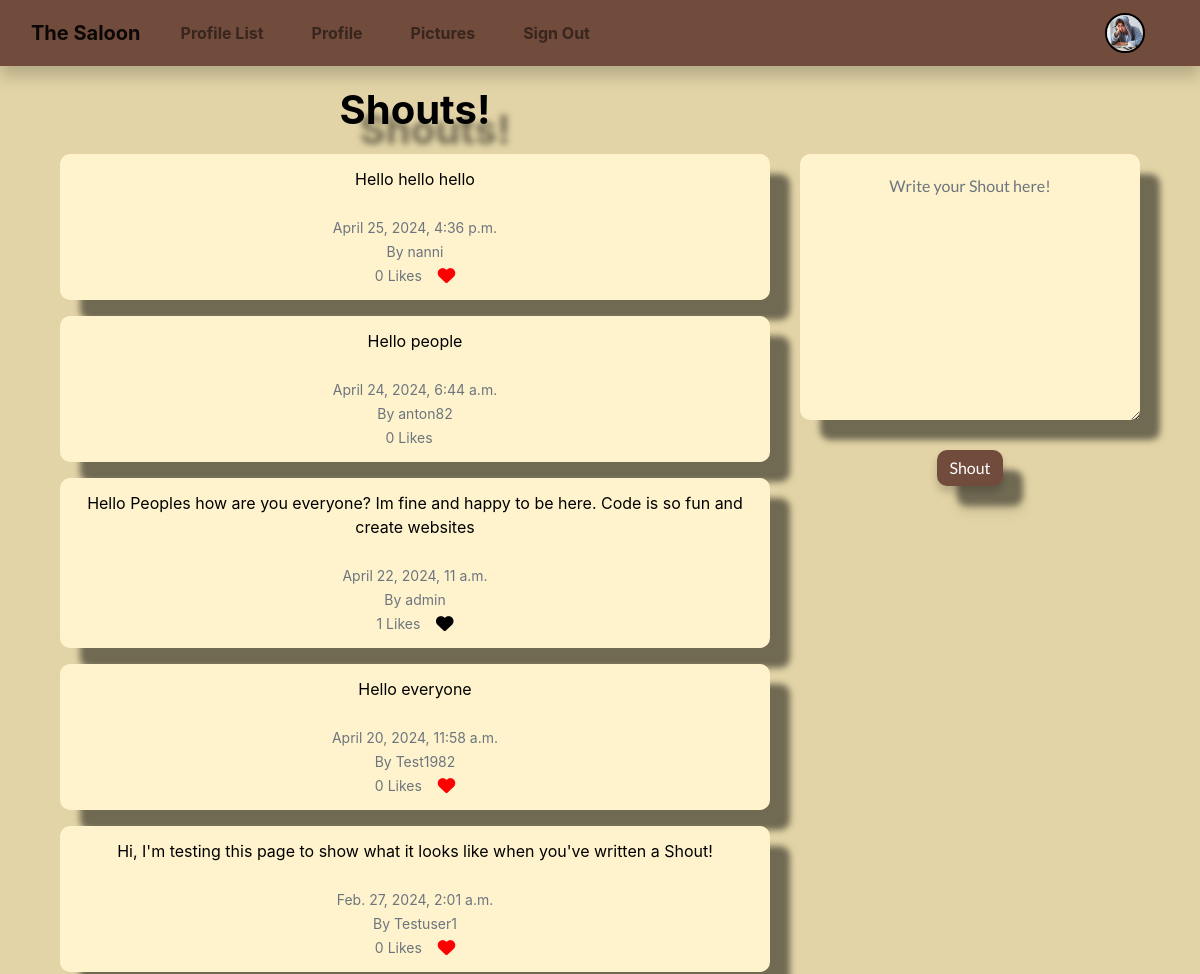
The app's page /home/ (signed in, upper part), older data.
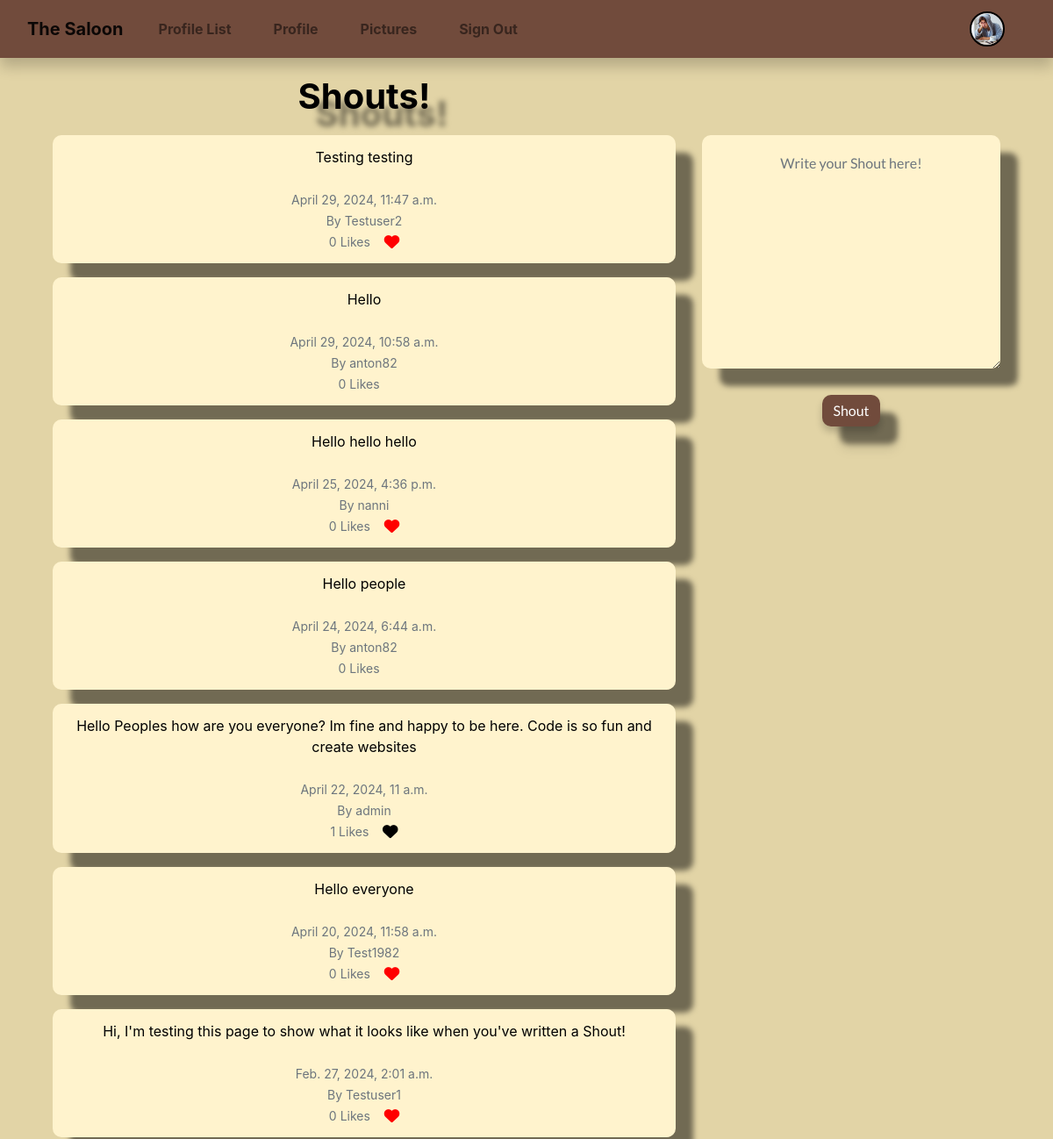
The same page, newer data.
### the_saloon/models.py (models this page shows, shortened)
class Shout(models.Model):
    user = models.ForeignKey(
        User, related_name="shouts",
        on_delete=models.CASCADE
    )
    body = models.CharField(max_length=200)
    created_at = models.DateTimeField(auto_now_add=True)
    likes = models.ManyToManyField(User, related_name="shout_like", blank=True)
    def number_of_likes(self):
        return self.likes.count()

### the_saloon/views.py (the view, shortened to what this page needs)
# urls.py: path('home/', login_required(views.home), name='home'),
def home(request):
    if request.user.is_authenticated:
        form = ShoutForm(request.POST or None)
        shouts = Shout.objects.all().order_by("-created_at")
        return render(request, 'home.html', {"shouts": shouts, "form": form})
    else:
        shouts = Shout.objects.all().order_by("-created_at")
        return render(request, 'home.html', {"shouts": shouts})

### the_saloon/forms.py
class ShoutForm(forms.ModelForm):
    class Meta:
        model = Shout
        fields = ['body']
        widgets = {
            'body': forms.Textarea(attrs={
                'placeholder': 'Write your Shout here!',
                'class': 'form-control'})
        }
    def __init__(self, *args, user=None, **kwargs):
        super(ShoutForm, self).__init__(*args, **kwargs)
        self.user = user

### the_saloon/templates/home.html (shortened to what this page needs)
{% extends 'base.html' %}
{% block content %}
<div class="container">
    <div class="container text-center">
    <div class="row home">
        <div class="col-md-8 col-md-offset-2">
            <h1 class="home">Shouts!</h1>
            {% for shout in shouts %}
                <div class="alert" role="alert">
                    {{ shout.body }}<br/><br/>
                    <small class="text-muted">
                        {{ shout.created_at }}
                        <br/>
                        By {{ shout.user.username }}
                        <br/>
                        {{ shout.number_of_likes }} Likes
                        &nbsp;&nbsp;
                        {% if user != shout.user %}
                            {% if user in shout.likes.all %}
                                <a href="{% url 'shout_like' shout.id %}">
                                    </a>
                            {% else %}
                                <a href="{% url 'shout_like' shout.id %}">
                                    </a>
                            {% endif %}
                        {% endif %}
                    </small>
                </div>
            {% endfor %}
        </div>
        <div class="home col-md-4">
            {% if form %}
            <form method=POST style="font-family: Lato, serif;">
                {{ form.as_p }}
                <button type="submit" class="btn btn-shout">Shout</button>
            </form>
            {% endif %}
        </div>
    </div>
    </div>
</div>
{% endblock %}

Row changes from the older to the newer data that the page shows:
added Shout: body "Testing testing", created_at "April 29, 2024, 11:47 a.m.", user.username "Testuser2", number_of_likes "0"
added Shout: body "Hello", created_at "April 29, 2024, 10:58 a.m.", user.username "anton82", number_of_likes "0"
